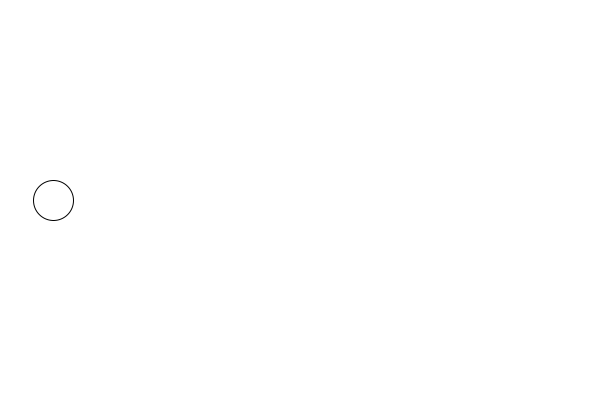
Frame 1 (no input)
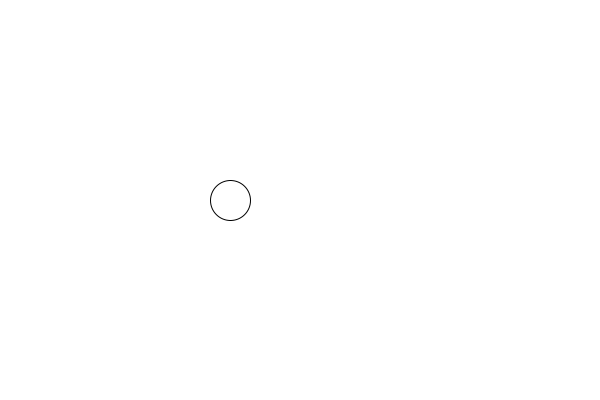
Frame 60 (the mouse pressed at the canvas centre just before this capture)
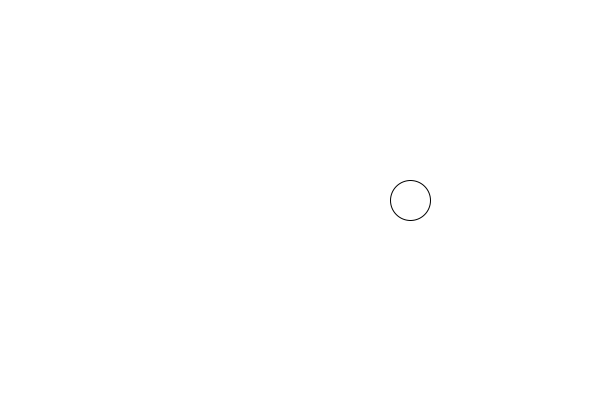
Frame 120 (the mouse held since frame 60 and released just before this capture)

The Processing sketch that drew these frames (run headless with seeded random() and noise(); from frame 60 on, the mouse is pressed at the canvas centre):

// Processing sketch: velocity
// ── velocity.pde
PVector position;
PVector velocity;

void setup() {
  size(600, 400);
  
  position = new PVector(50, height/2);
  
  velocity = new PVector(3, 0);
}

void draw() {
  background(255);
  
  position.add(velocity);
  
  circle(position.x, position.y, 40);

  if (position.x < 0 || position.x > width) {
    velocity.x *= -1;
  }
}
